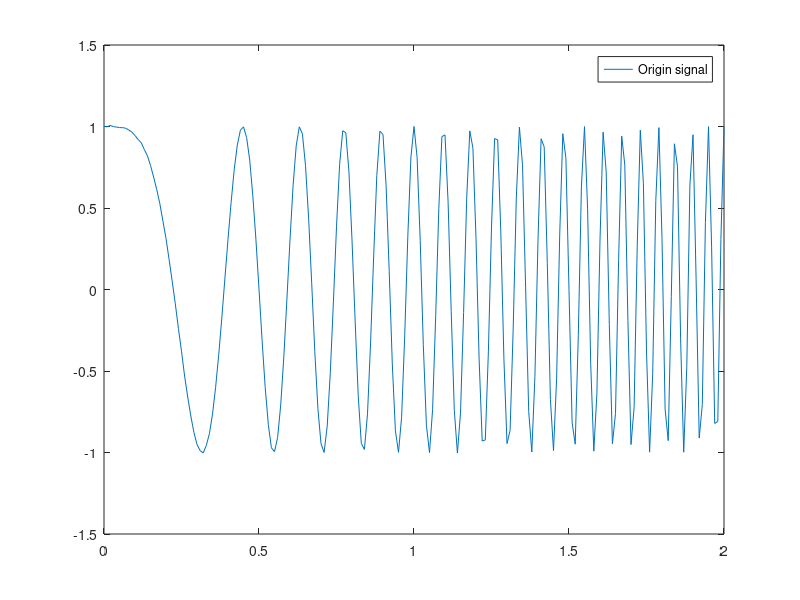
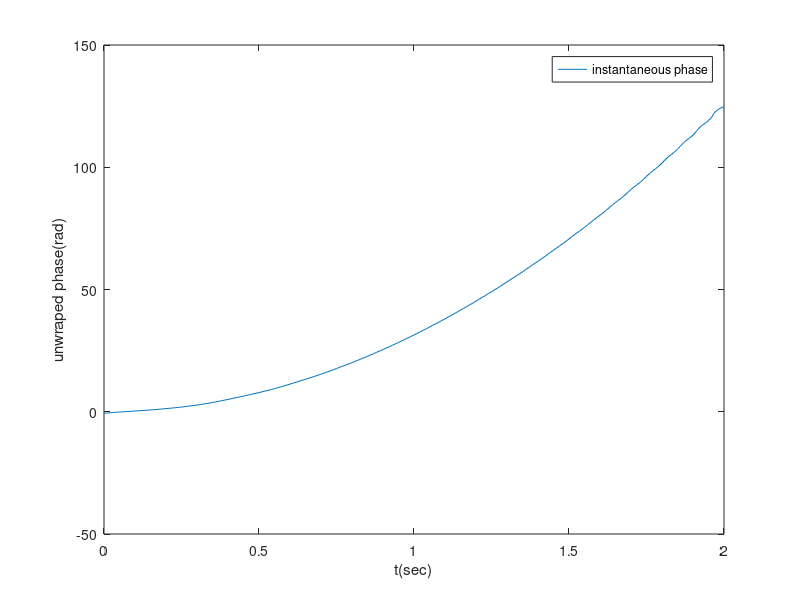
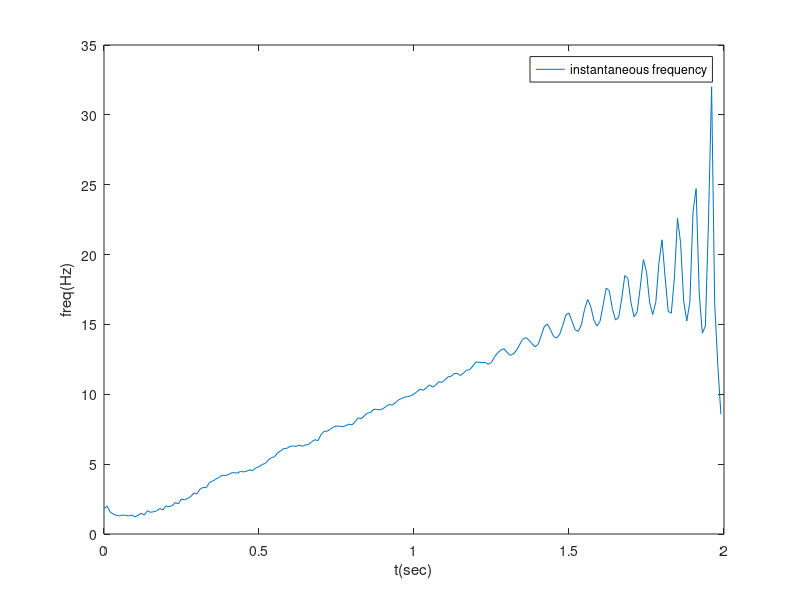

MATLAB code for these plots, in order:
clear all;
close all;

%% Parameter
fs = 1e2;
t = 0:1/fs:2;
N = length(t);
snr = 50; % You can change the SNR and observe the influence on frequency estimation results.


%% Signal Generation
x = chirp(t,0,1,10);
w =  sqrt(10^(-snr/10))*randn(1,N); % All band white noise.
x = x+w;
y = hilbert(x);

%% Instaneous Phase And Frequency Estimation
% phase
phase = unwrap(angle(y));

% Frequency
inst_freq = diff(phase)*fs/2/pi;


%% Plot Result
% signal
plot(t,x);
legend('Origin signal');
% hold on
% plot(t,real(y))
% plot(t,imag(y))
% hold off
% xlabel('t(sec)');
% legend('Origin signal','Real Part','Imaginary Part')


% phase
figure;
plot(t,phase);
ylabel('unwraped phase(rad)');
xlabel('t(sec)');
legend('instantaneous phase');


% Frequency
figure;
plot(t(1:end-1),inst_freq);
xlabel('t(sec)');
ylabel('freq(Hz)');
legend('instantaneous frequency');

